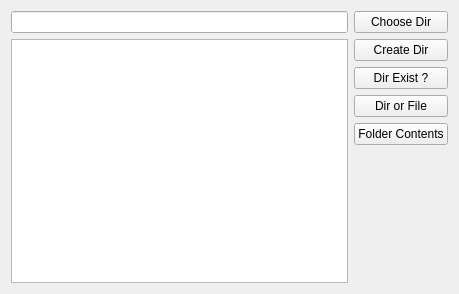
<?xml version="1.0" encoding="UTF-8"?>
<ui version="4.0">
 <class>Widget</class>
 <widget class="QWidget" name="Widget">
  <property name="geometry">
   <rect>
    <x>0</x>
    <y>0</y>
    <width>459</width>
    <height>294</height>
   </rect>
  </property>
  <property name="windowTitle">
   <string>Widget</string>
  </property>
  <layout class="QHBoxLayout" name="horizontalLayout">
   <item>
    <layout class="QVBoxLayout" name="verticalLayout">
     <item>
      <widget class="QLineEdit" name="lineEdit"/>
     </item>
     <item>
      <widget class="QListWidget" name="listWidget"/>
     </item>
    </layout>
   </item>
   <item>
    <layout class="QVBoxLayout" name="verticalLayout_2">
     <item>
      <widget class="QPushButton" name="choose_dir_button">
       <property name="text">
        <string>Choose Dir</string>
       </property>
      </widget>
     </item>
     <item>
      <widget class="QPushButton" name="create_dir_button">
       <property name="text">
        <string>Create Dir</string>
       </property>
      </widget>
     </item>
     <item>
      <widget class="QPushButton" name="dir_exists_button">
       <property name="text">
        <string>Dir Exist ?</string>
       </property>
      </widget>
     </item>
     <item>
      <widget class="QPushButton" name="dir_or_file_button">
       <property name="text">
        <string>Dir or File</string>
       </property>
      </widget>
     </item>
     <item>
      <widget class="QPushButton" name="folder_content_button">
       <property name="text">
        <string>Folder Contents</string>
       </property>
      </widget>
     </item>
     <item>
      <spacer name="verticalSpacer">
       <property name="orientation">
        <enum>Qt::Vertical</enum>
       </property>
       <property name="sizeHint" stdset="0">
        <size>
         <width>20</width>
         <height>40</height>
        </size>
       </property>
      </spacer>
     </item>
    </layout>
   </item>
  </layout>
 </widget>
 <layoutdefault spacing="6" margin="11"/>
 <resources/>
 <connections/>
</ui>
